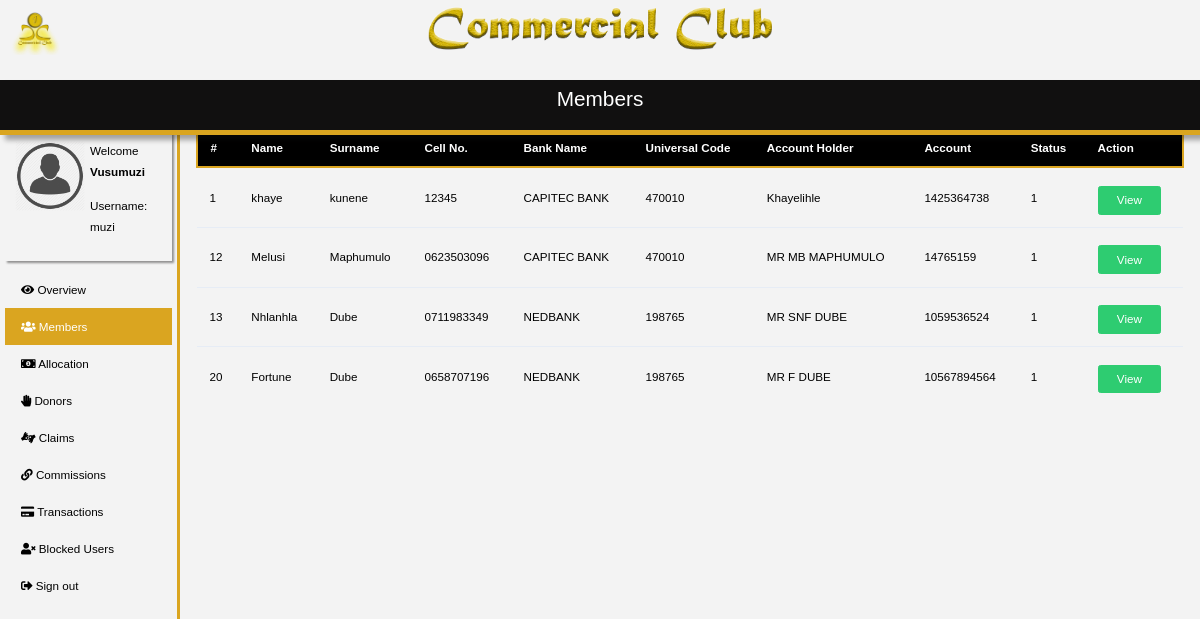
/members.php (signed in), run on the app's committed database.
### tables this page shows
CREATE TABLE `users` (
  `id` int(11) NOT NULL,
  `fname` varchar(255) NOT NULL,
  `lname` varchar(255) NOT NULL,
  `p_number` varchar(15) NOT NULL,
  `password` varchar(20) NOT NULL,
  `ref_code` varchar(11) NOT NULL,
  `status` int(11) NOT NULL,
  `bank_name` varchar(100) NOT NULL,
  `universal_code` int(11) NOT NULL,
  `bank_branch` int(11) NOT NULL,
  `account_holder` varchar(100) NOT NULL,
  `account_number` varchar(20) NOT NULL,
  `profile_pic` varchar(100) NOT NULL,
  `comm_amount` int(11) NOT NULL
);

### inc/membersContent.php (the view, shortened to what this page needs)
<div class="welcomeTitle mainTitle">
    <h3 style='font-family: "Comic Sans MS", cursive, sans-serif; text-align: center'>Members</h3>
</div>
<?php
    $sql = "Select * From users";
    $result= mysqli_query($conn,$sql);
    echo '<table class="table table-condensed" style="margin-top: -5px;" id="user-table">
        <tr style="background: black; color: white; border-color: rgb(218,165,32); border-style: solid; border-width: 2px;">
            <th>#</th>
            <th>Name</th>
            <th>Surname</th>
            <th>Cell No.</th>
            <th>Bank Name</th>
            <th>Universal Code</th>
            <th>Account Holder</th>
            <th>Account</th>
            <th>Status</th>
            <th>Action</th>
        </tr>';
        if(mysqli_num_rows($result) > 0){
            while($row = mysqli_fetch_assoc($result)){
            echo    '
                            <tr>
                            <form action="" method="post">
                            <td><input type="text" name="id" hidden value="'.$row['id'].'"/>'.$row['id'].'</td>
                            <td><input type="text" name="fname" hidden value="'.$row['fname'].'"/>'.$row['fname'].'</td>
                            <td><input type="text" name="lname" hidden value="'.$row['lname'].'"/>'.$row['lname'].'</td>
                            <td><input type="text" name="p_number" hidden value="'.$row['p_number'].'"/>'.$row['p_number'].'</td>
                            <td><input type="text" name="bank_name" hidden value="'.$row['bank_name'].'"/>'.$row['bank_name'].'</td>
                            <td><input type="text" name="uni_code" hidden value="'.$row['universal_code'].'"/>'.$row['universal_code'].'</td>
                            <td><input type="text" name="account_holder" hidden value="'.$row['account_holder'].'"/>'.$row['account_holder'].'</td>
                            <td><input type="text" name="account_number" hidden value="'.$row['account_number'].'"/>'.$row['account_number'].'</td>
                            <td><input type="text" name="status" hidden value="'.$row['status'].'"/>'.$row['status'].'</td>
                            <td><input type="submit" name="submit" id="btn-view" class="btn btn-success" value="View"/></td>
                            </form>
                    </tr> ';
                    }
                echo '</table>';
        }
        else{
            echo 'Data not found';
        }
?>

### css/main.css (style rules this page uses)
html,body { margin: 0; font-size:9pt; font: 400 13.3333px Arial; overflow-y: hidden; }
.welcomeTitle { background-color: rgb(17, 16, 16); border-bottom:5px solid rgb(218,165,32); color:white; padding:7px 10px; box-shadow: 5px 5px 5px rgba(17, 16, 16, 0.356); }
.mainTitle { position: fixed; top:10%; left:0; width: 100%; height: 55px; }
.table { margin-top: -47px; }
.form-control,.btn { margin-top:5px; }

### data on the page
users: id "1", fname "khaye", lname "kunene", p_number "12345", bank_name "CAPITEC BANK", universal_code "470010", account_holder "Khayelihle", account_number "1425364738", status "1"
users: id "12", fname "Melusi", lname "Maphumulo", p_number "0623503096", bank_name "CAPITEC BANK", universal_code "470010", account_holder "MR MB MAPHUMULO", account_number "14765159", status "1"
users: id "13", fname "Nhlanhla", lname "Dube", p_number "0711983349", bank_name "NEDBANK", universal_code "198765", account_holder "MR SNF DUBE", account_number "1059536524", status "1"
users: id "20", fname "Fortune", lname "Dube", p_number "0658707196", bank_name "NEDBANK", universal_code "198765", account_holder "MR F DUBE", account_number "10567894564", status "1"
